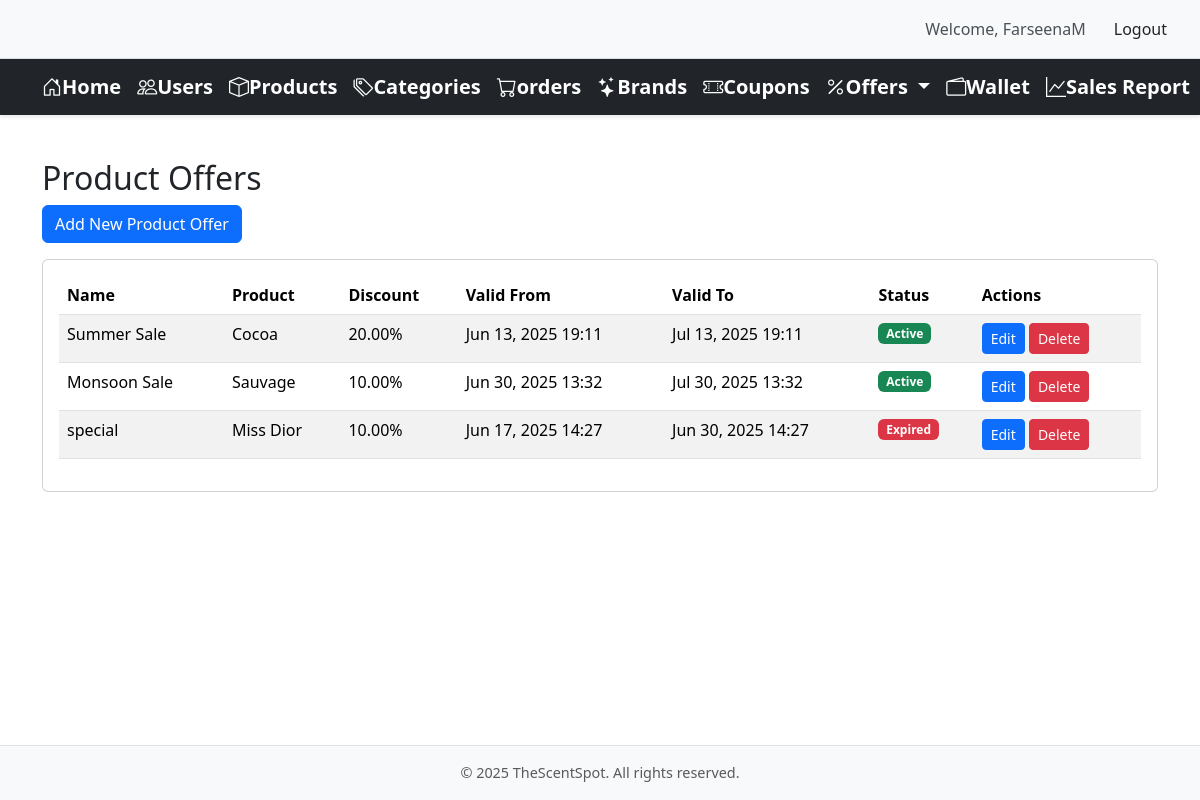
/adminhome/offers/product/ (signed in), run on the app's committed database.
### core/models/offer.py (models this page shows, shortened)
class Offer(models.Model):
    name = models.CharField(max_length=100)
    discount_percentage = models.DecimalField(
        max_digits=5,
        decimal_places=2,
        validators=[MinValueValidator(0), MaxValueValidator(100)]
    )
    valid_from = models.DateTimeField()
    valid_to = models.DateTimeField()
    active = models.BooleanField(default=True)
    class Meta:
        abstract = True

class ProductOffer(Offer):
    product = models.ForeignKey(Product, on_delete=models.CASCADE, related_name='offers')

### core/models/product.py (models this page shows, shortened)
class Product(models.Model):
    name = models.CharField(max_length=50)
    price = models.IntegerField(default=0)
    description = models.CharField(max_length=2000, blank=True)
    image = models.ImageField(upload_to="images/")
    category = models.ForeignKey(Category, db_column='type2', on_delete=models.CASCADE)
    rating = models.IntegerField(default=1, validators=[MinValueValidator(0),MaxValueValidator(5)])
    brand = models.CharField(max_length=50, default="")
    gender = models.CharField(max_length=50, default="")
    size = models.CharField(max_length=50, default="")
    stock = models.IntegerField(default=0)

### adminoperations/views.py (the view)
# urls.py: path('adminhome/offers/product/', views.ProductOfferListView.as_view(), name='product_offer_list'),
class ProductOfferListView(StaffRequiredMixin, ListView):
    model = ProductOffer
    template_name = 'adminoperations/product_offer_list.html'
    context_object_name = 'offers'
    def get_context_data(self, **kwargs):
        context = super().get_context_data(**kwargs)
        now = timezone.now()
        for offer in context['offers']:
            if not offer.active:
                offer.status = "Inactive"
            elif now < offer.valid_from:
                offer.status = "Scheduled"
            elif now > offer.valid_to:
                offer.status = "Expired"
            else:
                offer.status = "Active"
        return context

### adminoperations/views.py (called while the page is built)
    def dispatch(self, request, *args, **kwargs):
        if not request.user.is_staff:
            messages.error(request, "You don't have permission to access this page.")
            return redirect('main')  # Redirect to main page if not staff
        return super().dispatch(request, *args, **kwargs)

### adminoperations/templates/adminoperations/product_offer_list.html
{% extends 'adminoperations/admin_base.html' %}
{% block content %}
<div class="container mt-4">
    <h2>Product Offers</h2>
    <div class="d-flex justify-content-between mb-3">
        <div>
            <a href="{% url 'product_offer_create' %}" class="btn btn-primary">Add New Product Offer</a>
        </div>
    </div>
    <div class="card">
        <div class="card-body">
            <div class="table-responsive">
                <table class="table table-striped">
                    <thead>
                        <tr>
                            <th>Name</th>
                            <th>Product</th>
                            <th>Discount</th>
                            <th>Valid From</th>
                            <th>Valid To</th>
                            <th>Status</th>
                            <th>Actions</th>
                        </tr>
                    </thead>
                    <tbody>
                        {% for offer in offers %}
                        <tr>
                            <td>{{ offer.name }}</td>
                            <td>{{ offer.product.name }}</td>
                            <td>{{ offer.discount_percentage }}%</td>
                            <td>{{ offer.valid_from|date:"M d, Y H:i" }}</td>
                            <td>{{ offer.valid_to|date:"M d, Y H:i" }}</td>
                            <td>
                                <span class="badge {% if offer.status == 'Active' %}bg-success{% elif offer.status == 'Scheduled' %}bg-info{% elif offer.status == 'Expired' %}bg-danger{% else %}bg-secondary{% endif %}">
                                    {{ offer.status }}
                                </span>
                            </td>
                            <td>
                                <a href="{% url 'product_offer_update' offer.id %}" class="btn btn-sm btn-primary">Edit</a>
                                <a href="{% url 'product_offer_delete' offer.id %}" class="btn btn-sm btn-danger">Delete</a>
                            </td>
                        </tr>
                        {% empty %}
                        <tr>
                            <td colspan="7" class="text-center">No product offers found</td>
                        </tr>
                        {% endfor %}
                    </tbody>
                </table>
            </div>
        </div>
    </div>
</div>
{% endblock %}

### adminoperations/templates/adminoperations/admin_base.html (shortened to what this page needs)
{% load static %}
{% block css%}
    <link href="{% static 'adminoperations/css/admin_base.css' %}" rel="stylesheet" type="text/css">
{% endblock %}
<!DOCTYPE html>
<html lang="en">
<head>
    <link href="https://cdn.jsdelivr.net/npm/bootstrap@5.3.2/dist/css/bootstrap.min.css"
          rel="stylesheet"
>
    <link rel="stylesheet"
          href="https://cdn.jsdelivr.net/npm/bootstrap-icons@1.11.1/font/bootstrap-icons.css">
</head>
<body>
    {% if user.is_authenticated and user.is_staff %}
    <div class="logout-section" background-color=" #f8f9fa", padding="10px 20px", display="flex", justify-content="flex-end", align-items= "center", border-bottom="1px solid #dee2e6">
        <span>Welcome, {{ user.username }}</span>
        <form method="post" action="{% url 'admin_logout' %}" class="logout-form" margin-right="15px",color= " #495057", font-weight= "500">
            <button type="submit" class="btn btn-logout" background-color=" #dc3545", color= "white", border= "none", padding= "5px 15px", border-radius= "4px", transition= "background-color 0.3s ease" >Logout</button>
        </form>
    </div>
    {% endif %}
    <nav class="navbar navbar-expand-lg navbar-dark bg-dark">
        <div class="container">
            <a class="navbar-brand" href="{% url 'admin_home' %}">
                <i class="bi bi-house-door"></i>Home</a>
            <a class="navbar-brand" href="{% url 'user_list' %}">
                <i class="bi bi-people"></i>Users</a>
            <a class="navbar-brand" href="{% url 'product_list' %}">
                <i class="bi bi-box"></i>Products</a>
            <a class="navbar-brand" href="{% url 'category_list' %}">
                <i class="bi bi-tags"></i>Categories</a>
            <a class="navbar-brand" href="{% url 'admin_order_list' %}">
                <i class="bi bi-cart"></i>orders</a>
            <a class="navbar-brand" href="{% url 'brand_list' %}">
                <i class="bi bi-stars"></i>Brands</a>
            <a class="navbar-brand" href="{% url 'coupon_list' %}">
                <i class="bi bi-ticket-perforated"></i>Coupons</a>
            <div class="dropdown d-inline">
                <a class="navbar-brand dropdown-toggle" href="#" role="button" id="offersDropdown" data-bs-toggle="dropdown" aria-expanded="false">
                    <i class="bi bi-percent"></i>Offers
                </a>
            </div>
            <a class="navbar-brand" href="{% url 'admin_wallet_list' %}">
                <i class="bi bi-wallet2"></i>Wallet</a>
            <a class="navbar-brand" href="{% url 'sales_report' %}">
                <i class="bi bi-graph-up"></i>Sales Report</a>
        </div>
    </nav>
    <main>
        {% block content %}
        {% endblock %}
    </main>
    <footer class="footer mt-auto py-3 bg-light">
        <div class="container text-center">
            <span class="text-muted">© {% now "Y" %} TheScentSpot. All rights reserved.</span>
        </div>
    </footer>
</body>
</html>

### adminoperations/static/adminoperations/css/admin_base.css (style rules this page uses)
body { min-height: 100vh; display: flex; flex-direction: column; }
main { flex: 1 0 auto; padding: 20px 0; }
.logout-section { background-color: #f8f9fa; padding: 10px 20px; display: flex; justify-content: flex-end; align-items: center; border-bottom: 1px solid #dee2e6; }
.logout-section span { margin-right: 15px; color: #495057; font-weight: 500; }
.logout-form { margin: 0; }
.btn-logout { background-color: #dc3545; color: white; border: none; padding: 5px 15px; border-radius: 4px; transition: background-color 0.3s ease; }
.navbar { padding: 1rem 0; box-shadow: 0 2px 4px rgba(0,0,0,0.1); }
.navbar-brand { font-size: 1.5rem; font-weight: bold; }
.footer { background-color: #f8f9fa !important; border-top: 1px solid #dee2e6; padding: 1rem 0; }
.footer .text-muted { font-size: 0.9rem; }

### data on the page
ProductOffer: name "Summer Sale", product.name "Cocoa", discount_percentage "20.00", valid_from "Jun 13, 2025 19:11", valid_to "Jul 13, 2025 19:11", status "Active"
ProductOffer: name "Monsoon Sale", product.name "Sauvage", discount_percentage "10.00", valid_from "Jun 30, 2025 13:32", valid_to "Jul 30, 2025 13:32", status "Active"
ProductOffer: name "special", product.name "Miss Dior", discount_percentage "10.00", valid_from "Jun 17, 2025 14:27", valid_to "Jun 30, 2025 14:27", status "Expired"

### other printed values
{{ user.username }} "FarseenaM"
